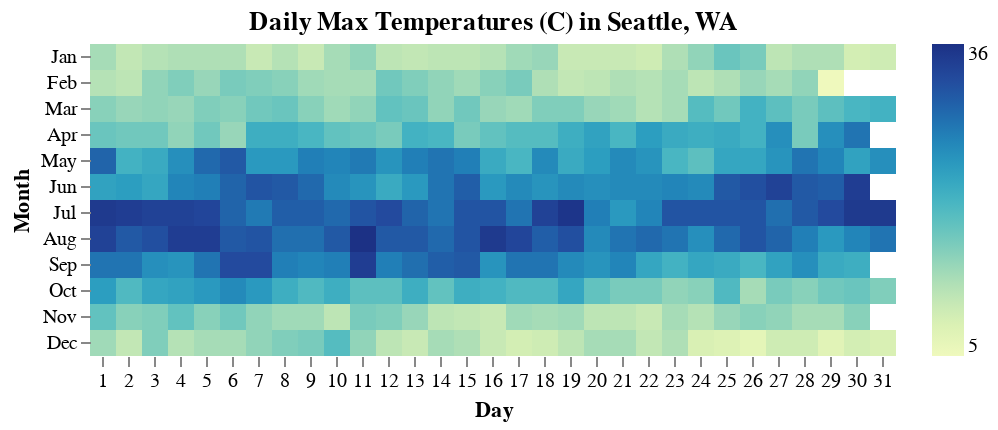

Notebook cell for this chart:
### Code cell
from vega_datasets import data

source = data.seattle_weather()

alt.Chart(source, title="Daily Max Temperatures (C) in Seattle, WA").mark_rect().encode(
    alt.X("date(date):O").title("Day").axis(format="%e", labelAngle=0),
    alt.Y("month(date):O").title("Month"),
    alt.Color("max(temp_max)").title(None),
    tooltip=[
        alt.Tooltip("monthdate(date)", title="Date"),
        alt.Tooltip("max(temp_max)", title="Max Temp"),
    ],
).configure_view(
    step=13,
    strokeWidth=0
).configure_axis(
    domain=False
)

### Figure 1 — Vega-Lite specification as saved in the notebook (floating-point values rounded to 4 significant figures; data arrays with more than 128 entries replaced by an {"elided": "..."} marker saying what was removed)
{"config": {"view": {"continuousWidth": 300, "continuousHeight": 300, "step": 13, "strokeWidth": 0}, "axis": {"domain": false}}, "data": {"name": "data-6881b3c76720a51ecae2e2fb5659aff4"}, "mark": {"type": "rect"}, "encoding": {"color": {"aggregate": "max", "field": "temp_max", "title": null, "type": "quantitative"}, "tooltip": [{"field": "date", "timeUnit": "monthdate", "title": "Date", "type": "temporal"}, {"aggregate": "max", "field": "temp_max", "title": "Max Temp", "type": "quantitative"}], "x": {"axis": {"format": "%e", "labelAngle": 0}, "field": "date", "timeUnit": "date", "title": "Day", "type": "ordinal"}, "y": {"field": "date", "timeUnit": "month", "title": "Month", "type": "ordinal"}}, "title": "Daily Max Temperatures (C) in Seattle, WA", "$schema": "https://vega.github.io/schema/vega-lite/v5.20.1.json", "datasets": {"data-6881b3c76720a51ecae2e2fb5659aff4": {"elided": "1461 records"}}}
